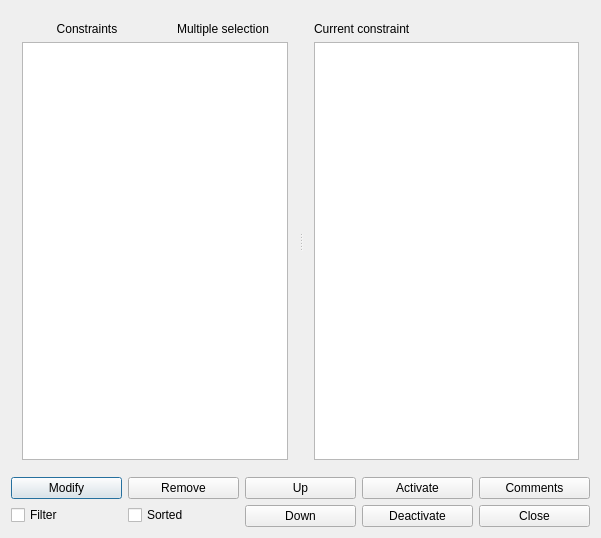
<?xml version="1.0" encoding="UTF-8"?>
<ui version="4.0">
 <class>AllSpaceConstraintsForm_template</class>
 <widget class="QDialog" name="AllSpaceConstraintsForm_template">
  <property name="geometry">
   <rect>
    <x>0</x>
    <y>0</y>
    <width>601</width>
    <height>538</height>
   </rect>
  </property>
  <property name="windowTitle">
   <string extracomment="This is the title of the dialog to see the list of all constraints of this type">All space constraints</string>
  </property>
  <layout class="QGridLayout" name="gridLayout">
   <item row="0" column="0" colspan="5">
    <widget class="QSplitter" name="splitter">
     <property name="sizePolicy">
      <sizepolicy hsizetype="Expanding" vsizetype="Expanding">
       <horstretch>0</horstretch>
       <verstretch>0</verstretch>
      </sizepolicy>
     </property>
     <property name="orientation">
      <enum>Qt::Horizontal</enum>
     </property>
     <widget class="QWidget" name="layoutWidget">
      <layout class="QVBoxLayout" name="verticalLayout_2">
       <item>
        <layout class="QHBoxLayout" name="horizontalLayout">
         <item>
          <widget class="QLabel" name="constraintsTextLabel">
           <property name="frameShape">
            <enum>QFrame::NoFrame</enum>
           </property>
           <property name="frameShadow">
            <enum>QFrame::Plain</enum>
           </property>
           <property name="text">
            <string>Constraints</string>
           </property>
           <property name="alignment">
            <set>Qt::AlignCenter</set>
           </property>
           <property name="wordWrap">
            <bool>false</bool>
           </property>
          </widget>
         </item>
         <item>
          <widget class="QLabel" name="mSLabel">
           <property name="text">
            <string comment="The list can have multiple selection. Keep translation short.">Multiple selection</string>
           </property>
           <property name="alignment">
            <set>Qt::AlignCenter</set>
           </property>
          </widget>
         </item>
        </layout>
       </item>
       <item>
        <widget class="QListWidget" name="constraintsListWidget"/>
       </item>
      </layout>
     </widget>
     <widget class="QWidget" name="layoutWidget2">
      <layout class="QVBoxLayout" name="verticalLayout">
       <item>
        <widget class="QLabel" name="currentConstraintTextLabel">
         <property name="text">
          <string>Current constraint</string>
         </property>
         <property name="wordWrap">
          <bool>false</bool>
         </property>
        </widget>
       </item>
       <item>
        <widget class="QPlainTextEdit" name="currentConstraintTextEdit"/>
       </item>
      </layout>
     </widget>
    </widget>
   </item>
   <item row="1" column="0">
    <layout class="QVBoxLayout" name="verticalLayout_3">
     <item>
      <widget class="QPushButton" name="modifyConstraintPushButton">
       <property name="text">
        <string>Modify</string>
       </property>
      </widget>
     </item>
     <item>
      <widget class="QCheckBox" name="filterCheckBox">
       <property name="text">
        <string>Filter</string>
       </property>
      </widget>
     </item>
    </layout>
   </item>
   <item row="1" column="1">
    <layout class="QVBoxLayout" name="verticalLayout_4">
     <item>
      <widget class="QPushButton" name="removeConstraintsPushButton">
       <property name="text">
        <string>Remove</string>
       </property>
      </widget>
     </item>
     <item>
      <widget class="QCheckBox" name="sortedCheckBox">
       <property name="text">
        <string comment="It refers to space constraints">Sorted</string>
       </property>
      </widget>
     </item>
    </layout>
   </item>
   <item row="1" column="2">
    <layout class="QVBoxLayout" name="verticalLayout_5">
     <item>
      <widget class="QPushButton" name="moveSpaceConstraintUpPushButton">
       <property name="text">
        <string comment="It means move the item up in the list">Up</string>
       </property>
      </widget>
     </item>
     <item>
      <widget class="QPushButton" name="moveSpaceConstraintDownPushButton">
       <property name="text">
        <string comment="It means move the item down in the list">Down</string>
       </property>
      </widget>
     </item>
    </layout>
   </item>
   <item row="1" column="3">
    <layout class="QVBoxLayout" name="verticalLayout_6">
     <item>
      <widget class="QPushButton" name="activatePushButton">
       <property name="text">
        <string comment="Refers to activating a space constraint">Activate</string>
       </property>
      </widget>
     </item>
     <item>
      <widget class="QPushButton" name="deactivatePushButton">
       <property name="text">
        <string comment="Refers to deactivating a space constraint">Deactivate</string>
       </property>
      </widget>
     </item>
    </layout>
   </item>
   <item row="1" column="4">
    <layout class="QVBoxLayout" name="verticalLayout_8">
     <item>
      <widget class="QPushButton" name="commentsPushButton">
       <property name="text">
        <string>Comments</string>
       </property>
      </widget>
     </item>
     <item>
      <widget class="QPushButton" name="closePushButton">
       <property name="text">
        <string>Close</string>
       </property>
      </widget>
     </item>
    </layout>
   </item>
  </layout>
 </widget>
 <layoutdefault spacing="6" margin="11"/>
 <resources/>
 <connections/>
</ui>
